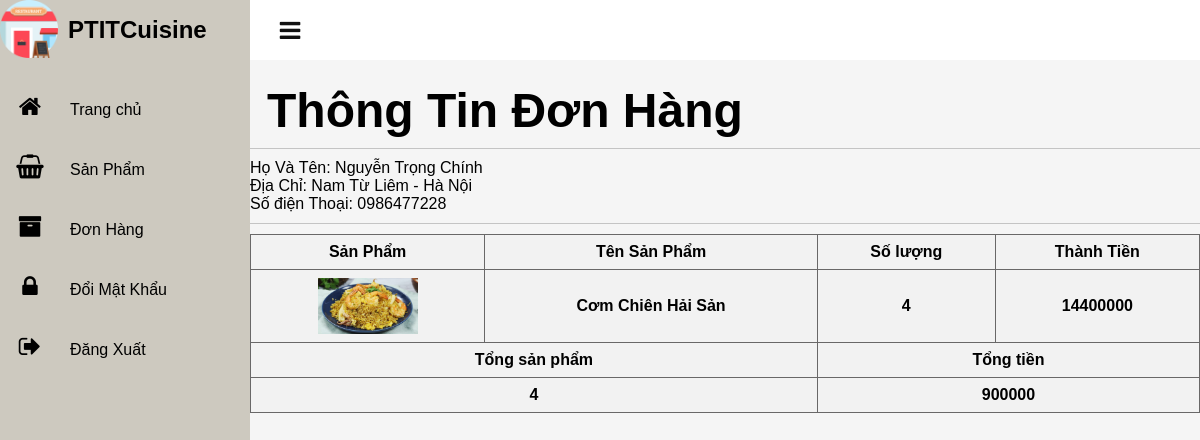
The page /order/orderdetails.php?ido=7dtu3q&&sl=4&&cost=900000 on the database its author committed.
### tables this page shows
CREATE TABLE `Order_Details` (
  AccountID int(255) NOT NULL,
  ProductID varchar(30) NOT NULL,
  amount int(255) NOT NULL, 
  Cost float NOT NULL,
  CustomerName varchar(50) NOT NULL,
  CustomerPhoneNo varchar(50) NOT NULL,
  CustomerAddress varchar(255) NOT NULL,
  OrderDate timestamp NOT NULL default CURRENT_TIMESTAMP on update CURRENT_TIMESTAMP,
  OrderID varchar(50) NOT NULL
);

CREATE TABLE IF NOT EXISTS `Categories`(
CategoryID VARCHAR(10) NOT NULL PRIMARY KEY,
CategoryName VARCHAR(200) NOT NULL,
ThumbnailImage VARCHAR(50) NOT NULL,
CreateDate timestamp NOT NULL default CURRENT_TIMESTAMP on update CURRENT_TIMESTAMP
);

### order/orderdetails.php (the view, shortened to what this page needs)
<?php
include('../database/dbcon.php');
include '../header_footer/admin_header.php';
if (isset($_GET['ido'])) {
    $id = $_GET['ido'];
    $tongtien = $_GET['cost'];
    $slsp = $_GET['sl'];
    $s = "SELECT * FROM `Order_Details`
    where OrderID = '$id'";
    $sl = mysqli_query($con,$s);
    $row = mysqli_fetch_array($sl);
    $name = $row['CustomerName'];
    $phone = $row['CustomerPhoneNo'];
    $address = $row['CustomerAddress'];
?>
<!DOCTYPE html>
<html lang="en">
<head>
    <link rel="stylesheet" href="https://stackpath.bootstrapcdn.com/font-awesome/4.7.0/css/font-awesome.min.css"
>
    <link rel="stylesheet" href="../css/admin.css?v=<?php echo time(); ?>">
</head>
<body>
    <div class=main><?php include '../header_footer/admin_toggle.php'; ?>
        <div class="product_box">
            <div class="cardHeader">
                <h2>Thông Tin Đơn Hàng</h2>
            </div>
            <div class="border_bottom"></div>
            <div>Họ Và Tên: <?php echo $name?></div>
            <div>Địa Chỉ: <?php echo $address?></div>
            <div>Số điện Thoại: <?php echo $phone?></div>
            <div class="border_bottom"></div>
            <table width="100%">
                <thead>
                    <tr>
                        <th>Sản Phẩm</th>
                        <th>Tên Sản Phẩm</th>
                        <th>Số lượng</th>
                        <th>Thành Tiền</th>
                    </tr>
                </thead>
                <?php
                    $s = "SELECT * FROM `Order_Details`
                    where OrderID = '$id'";
                    $sl = mysqli_query($con,$s);
                    while ($row = mysqli_fetch_array($sl)) {
                        $s1 = $row['ProductID'];
                        $products = "SELECT * FROM `Categories`
                        where CategoryID = '$s1'";
                        $product1 = mysqli_query($con,$products);
                        $product = mysqli_fetch_assoc($product1);
                    ?>
                <th><?php
                        $img =  "../images/".$product['ThumbnailImage'];
                    ?>
                        <img src="<?php echo $img ?>" style = "width: 100px;"></th>
                <th><?php
                        $name =  $product['CategoryName'];
                        echo $name
                    ?></th>
                <th><?php
                        $productquantity =  $row['amount'];
                        echo $productquantity
                    ?></th>
                <th>
                <?php
                        $price = $row['Cost']*$row['amount'];
                        echo $price;
                    ?>
                </th>
                <?php } ?>
                <thead>
                    <tr>
                        <th colspan="2">Tổng sản phẩm</th>
                        <th colspan="2">Tổng tiền</th>
                    </tr>
                </thead>
                <th colspan="2"><?php echo $slsp; ?></th>
                <th colspan="2"><?php echo $tongtien ?></th>
            </table>
        </div>
    </div>
</body>
</html>
<?php
}else{
     header("Location: ../user_account/login.php");
     exit();
}
 ?>

### css/admin.css (style rules this page uses)
* { margin: 0; padding: 0; box-sizing: border-box; font-family: 'Poppins', sans-serif; }
body { min-height: 100vh; overflow-x: hidden; }
.main { position: absolute; width: calc(100% - 250px); left: 250px; min-height: 100vh; background: #fff; transition: 0.5s; background: #f5f5f5; }
.cardHeader { display: flex; justify-content: space-between; align-items: flex-start; }
.cardHeader h2 { font-weight: 600; margin-left: 17px; margin-top: 23px; }
.product_box h2 { font-size: 3em; }
table { border-collapse: collapse; }
td, th { border: 1px solid #696868; text-align: center; padding: 8px; }
.border_bottom { border-bottom: 0.01px solid rgba(0, 0, 0, 0.2); margin: 10px 0; }
.product_box th, .product_box td { text-align: center; }

### order/orderdetails.php (style rules this page uses)
table { width: 100%; border-collapse: collapse; }
th, td { padding: 8px; text-align: left; border-bottom: 1px solid #ddd; }
th { background-color: #f2f2f2; }

### rows shown on the page
order_details: CustomerName "Nguyễn Trọng Chính", CustomerAddress "Nam Từ Liêm - Hà Nội", CustomerPhoneNo "0986477228", categories.ThumbnailImage (picture), categories.CategoryName "Cơm Chiên Hải Sản", amount "4", price "14400000"

### other values the page prints
$slsp "4"
$tongtien "900000"
